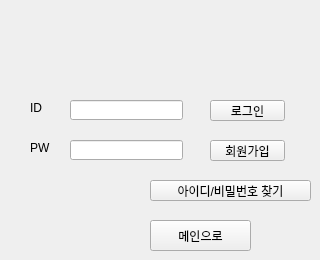
    <widget class="QWidget" name="page_login">
     <widget class="QLabel" name="label_4">
      <property name="geometry">
       <rect>
        <x>30</x>
        <y>100</y>
        <width>21</width>
        <height>16</height>
       </rect>
      </property>
      <property name="text">
       <string>ID</string>
      </property>
     </widget>
     <widget class="QLabel" name="label_5">
      <property name="geometry">
       <rect>
        <x>30</x>
        <y>140</y>
        <width>31</width>
        <height>16</height>
       </rect>
      </property>
      <property name="text">
       <string>PW</string>
      </property>
     </widget>
     <widget class="QPushButton" name="btn_login">
      <property name="geometry">
       <rect>
        <x>210</x>
        <y>100</y>
        <width>75</width>
        <height>21</height>
       </rect>
      </property>
      <property name="text">
       <string>로그인</string>
      </property>
     </widget>
     <widget class="QPushButton" name="btn_join">
      <property name="geometry">
       <rect>
        <x>210</x>
        <y>140</y>
        <width>75</width>
        <height>21</height>
       </rect>
      </property>
      <property name="text">
       <string>회원가입</string>
      </property>
     </widget>
     <widget class="QPushButton" name="btn_main">
      <property name="geometry">
       <rect>
        <x>150</x>
        <y>220</y>
        <width>101</width>
        <height>31</height>
       </rect>
      </property>
      <property name="text">
       <string>메인으로</string>
      </property>
     </widget>
     <widget class="QLineEdit" name="login_id">
      <property name="geometry">
       <rect>
        <x>70</x>
        <y>100</y>
        <width>113</width>
        <height>20</height>
       </rect>
      </property>
     </widget>
     <widget class="QLineEdit" name="login_pw">
      <property name="geometry">
       <rect>
        <x>70</x>
        <y>140</y>
        <width>113</width>
        <height>20</height>
       </rect>
      </property>
      <property name="echoMode">
       <enum>QLineEdit::Password</enum>
      </property>
     </widget>
     <widget class="QPushButton" name="btn_idpw_lookup">
      <property name="geometry">
       <rect>
        <x>150</x>
        <y>180</y>
        <width>161</width>
        <height>21</height>
       </rect>
      </property>
      <property name="text">
       <string>아이디/비밀번호 찾기</string>
      </property>
     </widget>
    </widget>
